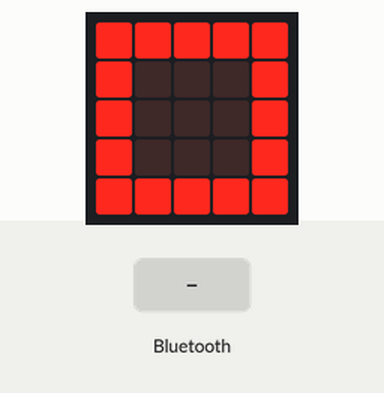
This program was run on a simulated BBC micro:bit (MakeCode). On the bench: the board's 5×5 LED display. The inputs (shaded band) are chosen by the test bench.

Above: at 1.8 s.
1.9 s: a phone connects over Bluetooth
At 2.3 s:
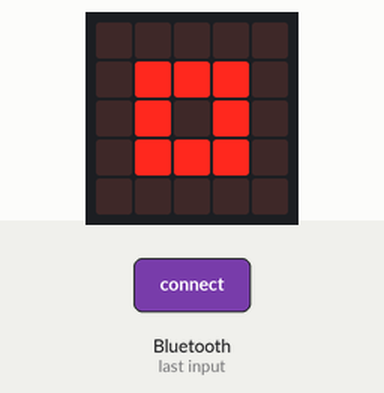
3.4 s: a phone disconnects over Bluetooth
At 4.7 s:
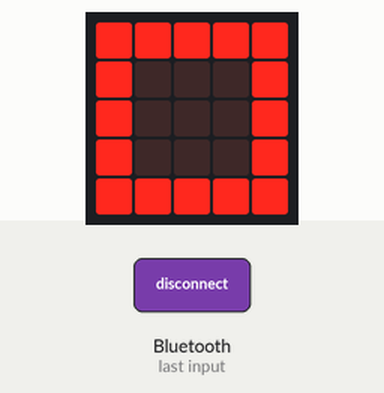
Timing chart, 0 to 6.4 s (numbered marks = the images above; inputs shaded):
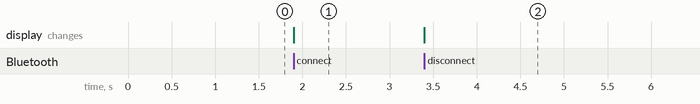

The program:

main.ts
```typescript
bluetooth.onBluetoothConnected(function () {
    basic.showIcon(IconNames.SmallSquare)
})
bluetooth.onBluetoothDisconnected(function () {
    basic.showIcon(IconNames.Square)
})
basic.showIcon(IconNames.Square)
bluetooth.startButtonService()
bluetooth.startLEDService()
bluetooth.startAccelerometerService()
bluetooth.startTemperatureService()
```

test.ts
```typescript
// i test vanno qui; questi non saranno compilati quando questo pacchetto viene usato come estensione.
```

Measured:
- after the input at 1.9 s, the display: changes at once (image 1)
- after the input at 3.4 s, the display: changes at once (image 2)
